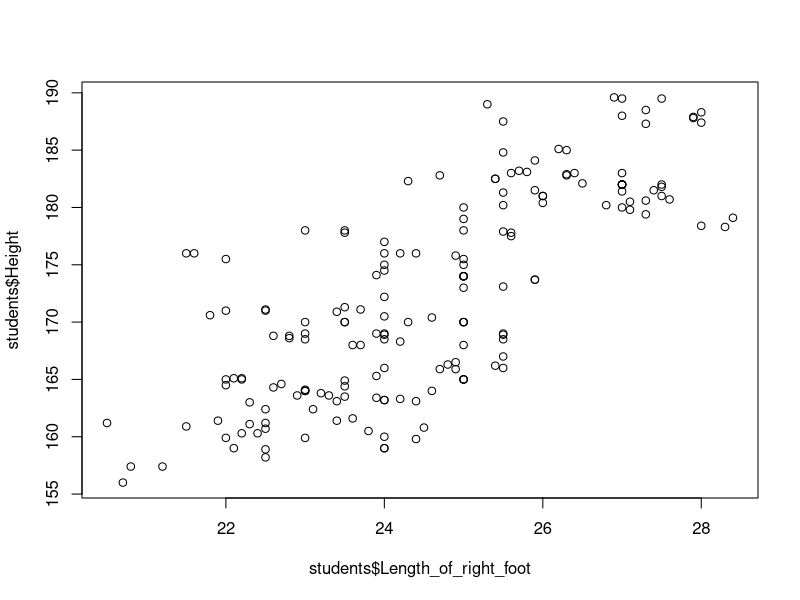
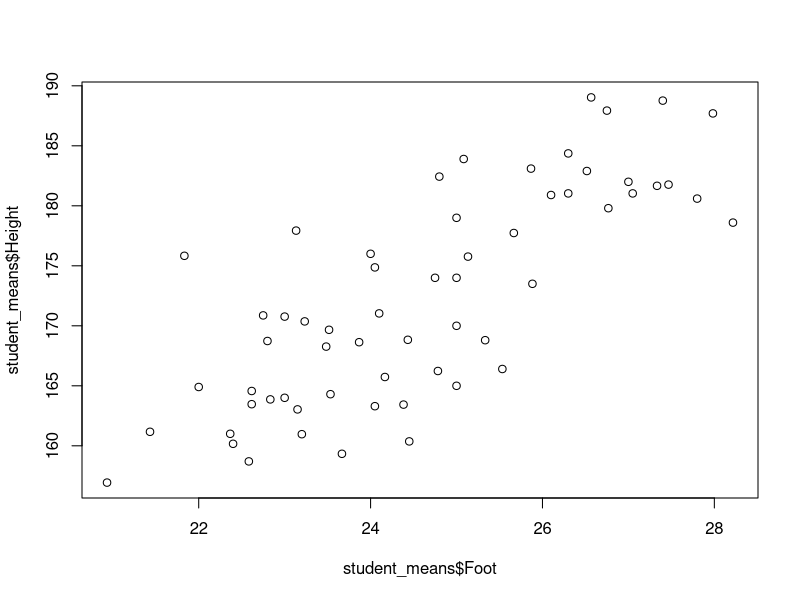
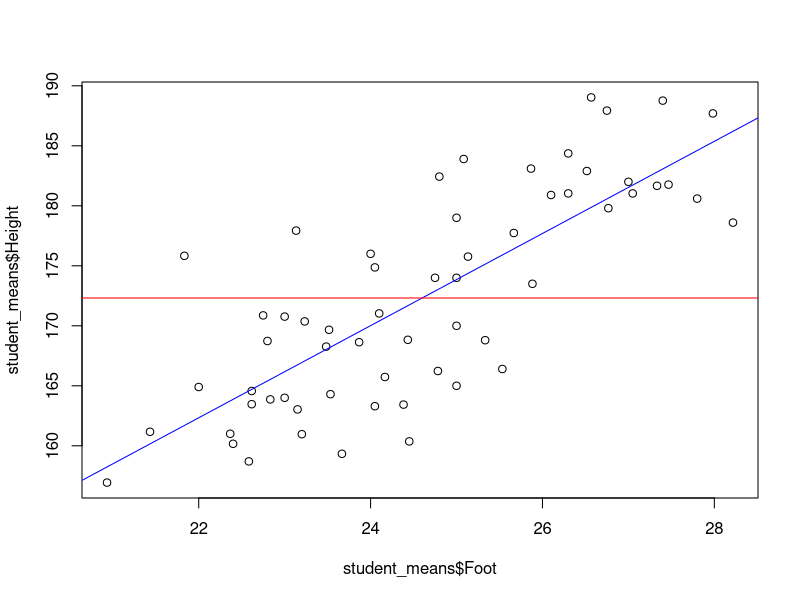
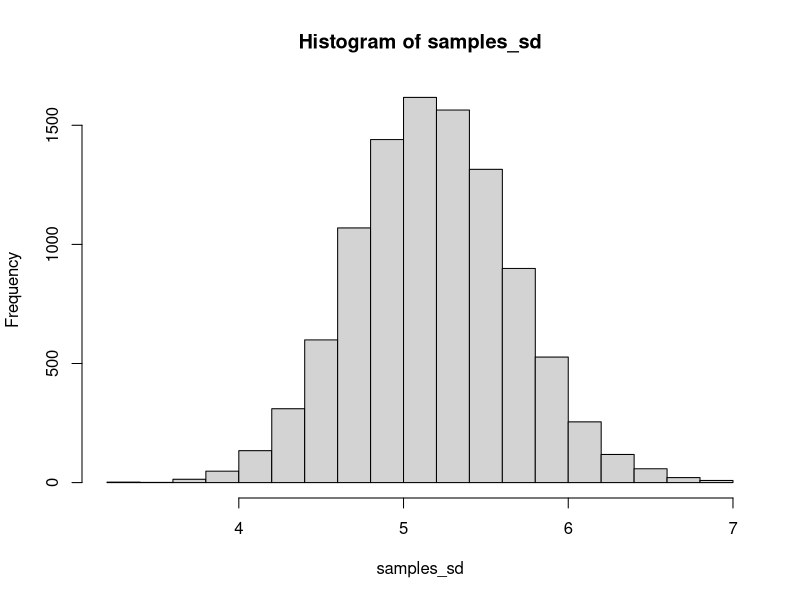
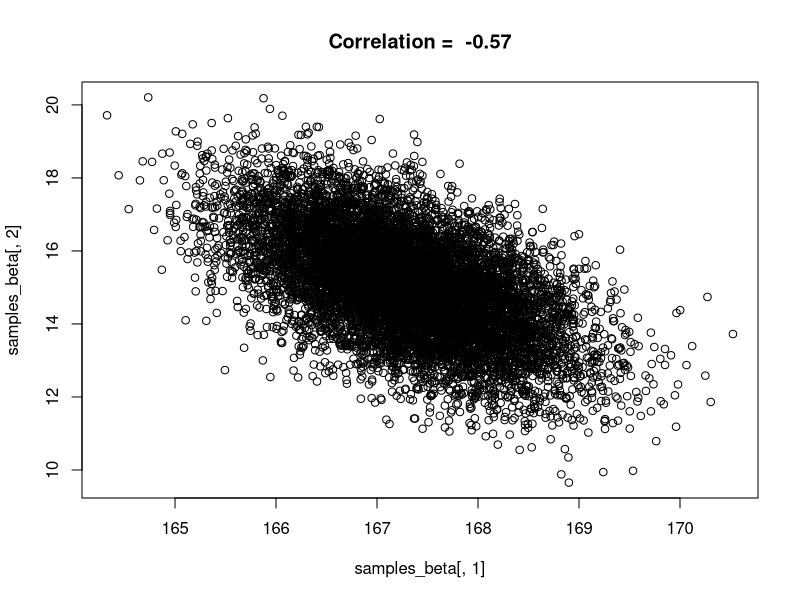
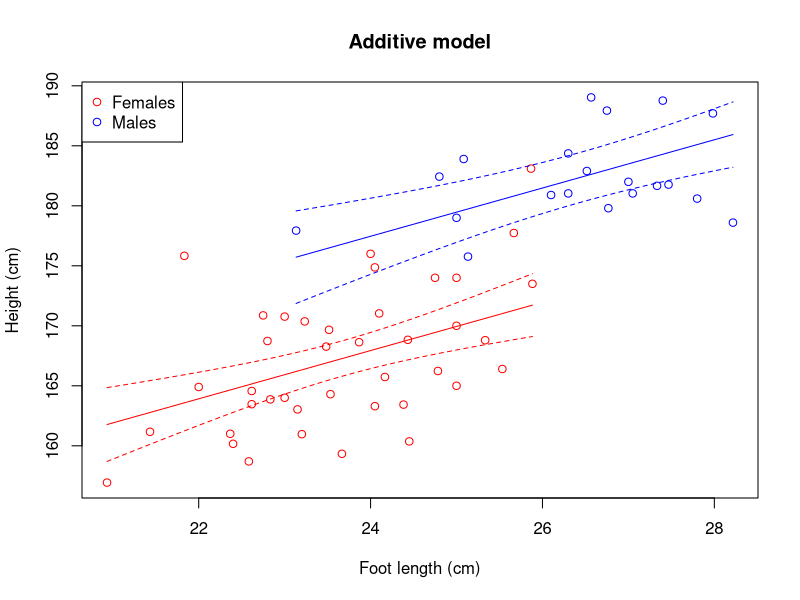
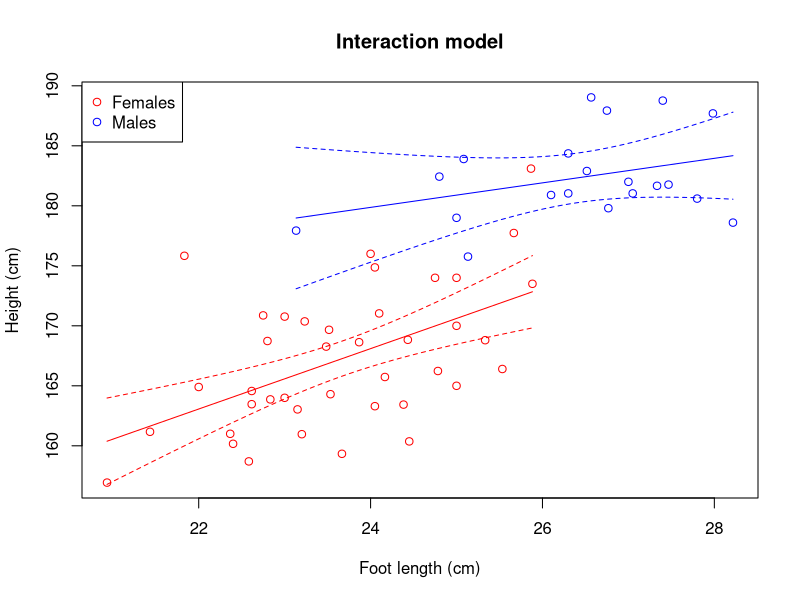

The R source for these figures, in order:
## ---- chunk 1
knitr::opts_chunk$set(echo = TRUE)
## ---- chunk 2
students_2023 = read.delim("MeasurementData_2023.txt", stringsAsFactors = TRUE)
## ---- chunk 3
summary(students_2023)
## ---- chunk 4
students_2020 = read.delim("MeasurementData_2020.txt", stringsAsFactors = TRUE)
students_2020$Year = "year_2020"
students_2023$Year = "year_2023"
students_2020$ID = paste(students_2020$ID, "2020", sep="_")
students_2023$ID = paste(students_2023$ID, "2023", sep="_")
all(names(students_2020) == names(students_2023)) # Checking that column names are identical
students = rbind(students_2020, students_2023)
#summary(students)
## ---- chunk 5
plot(students$Length_of_right_foot, students$Height)
## ---- chunk 6
student_means = aggregate(students[,6:13], by=list(students$ID), FUN=mean, na.rm = TRUE)
head(student_means)
## ---- chunk 7
student_means = aggregate(students[,6:13], by=list(students$ID, students$Sex, students$Year), FUN=mean, na.rm = TRUE)
names(student_means)[1:3] = c("ID", "Sex", "Year")
head(student_means)
## ---- chunk 8
student_means$Foot = (student_means$Length_of_right_foot + student_means$Length_of_left_foot)/2
## ---- chunk 9
write.csv(student_means, "student_means.csv")
## ---- chunk 10
plot(student_means$Foot, student_means$Height)
## ---- chunk 11
plot(student_means$Height ~ student_means$Foot) # An alternative way of plotting
lin_reg = lm(Height ~ 1 + Foot, data = student_means) # lm() is a function for fitting a linear model with normal residuals
abline(lin_reg, col="blue")
abline(h = mean(student_means$Height), col="red")
## ---- chunk 12
n = 100
beta_0 = 170
sigma = 5

epsilon = rnorm(n, mean=0, sd=sigma)
height = beta_0 + epsilon

# or just

height = rnorm(n, mean=beta_0, sd=sigma)
## ---- chunk 13
fit_1 = lm(Height ~ 1, data = student_means)
## ---- chunk 14
summary(fit_1)
## ---- chunk 15
#mean(student_means$Height[student_means$Sex=="female"])
#sd(student_means$Height[student_means$Sex=="female"])

#with(student_means[student_means$Sex=="male",], mean(Height))
#with(student_means[student_means$Sex=="male",], sd(Height))

(means = tapply(student_means$Height, list(student_means$Sex), mean))
(SDs = tapply(student_means$Height, list(student_means$Sex), sd))
## ---- chunk 16
(SEs = SDs/sqrt(table(student_means$Sex)))
## ---- chunk 17
means[1] + c(-2,2)*SEs[1]
## ---- chunk 18
means[2] + c(-2,2)*SEs[2]
## ---- chunk 19
fit_F = lm(Height ~ 1, data = student_means, subset = Sex=="female")
summary(fit_F)
confint(fit_F)
## ---- chunk 20
fit_M = lm(Height ~ 1, data = student_means, subset = Sex=="male")
summary(fit_M)
confint(fit_M)
## ---- chunk 21
fit_Sex = lm(Height ~ Sex, data = student_means)
summary(fit_Sex)
## ---- chunk 22
fit_Sex_no_int = lm(Height ~ -1 + Sex, data = student_means)
summary(fit_Sex_no_int)
## ---- chunk 23
PredData = data.frame(Sex = c("female", "male"))
## ---- chunk 24
(Predictions = predict(fit_Sex, newdata = PredData, interval = "confidence"))
## ---- chunk 25
(Predictions = predict(fit_Sex, newdata = PredData, interval = "prediction"))
## ---- chunk 26
n_iter = 10000 # Number of iterations
beta = fit_Sex$coef # The parameters in the fixed part of the model (to see what the model object contains, use `str(fit_Sex)`)
res_sd = summary(fit_Sex)$sigma # Estimated residual standard deviation
Sex = student_means$Sex
n = length(Sex)  # Sample size

samples_beta = matrix(nrow=n_iter, ncol=2)  # Empty matrix for storing resampled beta-estimates
for(i in 1:n_iter){
  fixed = ifelse(fit_Sex$model$Sex=="female", beta[1], sum(beta))
  random = rnorm(n, 0, res_sd)
  y = fixed + random
  refit = lm(y ~ Sex)
  samples_beta[i,] = refit$coef
}
## ---- chunk 27
quantile(samples_beta[,1], prob=c(0.025, 0.975)) # The 2.5% and 97.5% quantiles of beta0 (mean height of females)
## ---- chunk 28
quantile(samples_beta[,1] + samples_beta[,2], prob=c(0.025, 0.975)) # same for males
## ---- chunk 29
n_iter = 10000 # Number of iterations
Y = simulate(fit_Sex, nsim = n_iter)

samples_sd = rep(NA,n_iter)  # Empty vectors for storing results
for(i in 1:n_iter){
  refit = lm(Y[,i] ~ student_means$Sex)
  samples_sd[i] = sd(refit$residuals)
}
(CI_sd = quantile(samples_sd, prob=c(0.025, 0.975)))
## ---- chunk 30
hist(samples_sd, 20)
## ---- chunk 31
n_iter = 10000 # Number of iterations
n = nrow(student_means)

samples_males_vs_females = rep(NA,n_iter)  # Empty vectors for storing results
for(i in 1:n_iter){
  resamp_rows = sample(1:n, n, replace = TRUE)
  resamp_data = student_means[resamp_rows,]
  resamp_means = tapply(resamp_data$Height, list(resamp_data$Sex), mean)
  samples_males_vs_females[i] = (resamp_means["male"]/resamp_means["female"] - 1)*100
}
(mean_samples_males_vs_females = mean(samples_males_vs_females))
(CI_samples_males_vs_females = quantile(samples_males_vs_females, prob=c(0.025, 0.975)))
## ---- chunk 32
(table = summary(fit_Sex)$coef)
## ---- chunk 33
plot(samples_beta[,1], samples_beta[,2])
correlation = cor(samples_beta[,1], samples_beta[,2])
title(paste("Correlation = ", round(correlation,2)))
## ---- chunk 34
(vcov_lm = vcov(fit_Sex))
## ---- chunk 35
(vcov_boot = var(samples_beta))
## ---- chunk 36
sqrt(diag(vcov_lm))
## ---- chunk 37
cov2cor(vcov_lm)
## ---- chunk 38
fit_Foot = lm(Height ~ Foot, data = student_means)
## ---- chunk 39
fit_Sex_Foot = lm(Height ~ Sex + Foot, data = student_means)
summary(fit_Sex_Foot)
## ---- chunk 40
mu_F = mean(student_means$Foot[student_means$Sex=="female"])
fit_Sex_Foot = lm(Height ~ Sex + I(Foot-mu_F), data = student_means)
summary(fit_Sex_Foot)
## ---- chunk 41
model_fit = fit_Sex_Foot
Title = "Additive model"
x_range_F = range(student_means$Foot[student_means$Sex=="female"])
x_range_M = range(student_means$Foot[student_means$Sex=="male"])
pred_data_F = data.frame(Sex = "female", Foot = seq(x_range_F[1], x_range_F[2], length.out = 50))
pred_data_M = data.frame(Sex = "male", Foot = seq(x_range_M[1], x_range_M[2], length.out = 50))
pred_data = rbind(pred_data_F, pred_data_M)
pred = predict(model_fit, pred_data, interval = "confidence")
pred = cbind(pred_data, pred)

plot(Height ~ Foot,
     data = student_means,
     type="p",
     xlab="Foot length (cm)",
     ylab = "Height (cm)",
     col = ifelse(Sex=="female", "red", "blue")
)
lines(fit ~ Foot, data = pred, subset = Sex=="female", col="red")
lines(lwr ~ Foot, data = pred, subset = Sex=="female", col="red", lty=2)
lines(upr ~ Foot, data = pred, subset = Sex=="female", col="red", lty=2)
lines(fit ~ Foot, data = pred, subset = Sex=="male", col="blue")
lines(lwr ~ Foot, data = pred, subset = Sex=="male", col="blue", lty=2)
lines(upr ~ Foot, data = pred, subset = Sex=="male", col="blue", lty=2)
legend("topleft", legend=c("Females", "Males"), pch=c(1,1), col = c("red", "blue"))
title(Title)
## ---- chunk 42
fit_Sex_Foot_interaction = lm(Height ~ Sex*Foot, data = student_means)
summary(fit_Sex_Foot_interaction)
## ---- chunk 43
# This chunk is not printed because I have used echo = FALSE. Below, I have made the plot in a slightly different (but equivalent) way than above. In earlier versions of R, the 'data' and 'subset' arguments were not available in the 'plot' function. Hence, the 'with' function was convenient. There are often many ways to do the same thing in R and which way to use is partly a matter of taste - pick a way that you understand and is tidy and transparent (easier to avoid mistakes)

model_fit = fit_Sex_Foot_interaction
Title = "Interaction model"
x_range_F = range(student_means$Foot[student_means$Sex=="female"])
x_range_M = range(student_means$Foot[student_means$Sex=="male"])
pred_data_F = data.frame(Sex = "female", Foot = seq(x_range_F[1], x_range_F[2], length.out = 50))
pred_data_M = data.frame(Sex = "male", Foot = seq(x_range_M[1], x_range_M[2], length.out = 50))
pred_data = rbind(pred_data_F, pred_data_M)
pred = predict(model_fit, pred_data, interval = "confidence")
pred = cbind(pred_data, pred)

with(student_means,
     plot(Foot, Height, type="n", xlab="Foot length (cm)", ylab = "Height (cm)")
     )
with(student_means, points(Foot, Height, col=ifelse(Sex=="female", "red", "blue")))
with(pred[pred$Sex=="female",], lines(Foot, fit, col="red"))
with(pred[pred$Sex=="female",], lines(Foot, lwr, col="red", lty=2))
with(pred[pred$Sex=="female",], lines(Foot, upr, col="red", lty=2))
with(pred[pred$Sex=="male",], lines(Foot, fit, col="blue"))
with(pred[pred$Sex=="male",], lines(Foot, lwr, col="blue", lty=2))
with(pred[pred$Sex=="male",], lines(Foot, upr, col="blue", lty=2))
legend("topleft", legend=c("Females", "Males"), pch=c(1,1), col = c("red", "blue"))
title(Title)
## ---- chunk 44
var_res = var(residuals(fit_Sex_Foot_interaction))
var_pred = var(fitted(fit_Sex_Foot_interaction))
var_tot = var_res + var_pred
var_pred/var_tot # (var_tot - var_res)/var_tot 
## ---- chunk 45
var_res = var(residuals(fit_Sex_Foot_interaction))
var_tot = var(residuals(fit_1)) # = var(student_means$Height)
(var_tot - var_res)/var_tot # = 1-var_res/var_tot 
